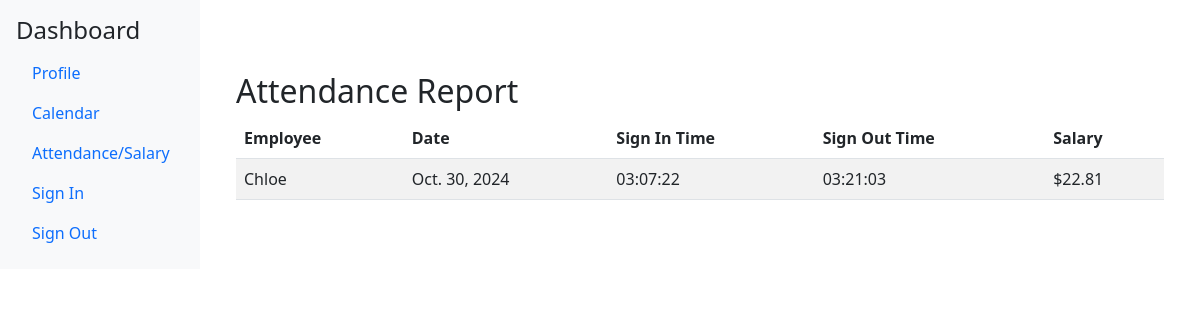
The app's page /salary_record/ (signed in) with its own data.
### employees/models.py (models this page shows, shortened)
class SignInOut(models.Model):
    user = models.ForeignKey(CustomUser, on_delete=models.CASCADE, related_name='attendance')
    sign_in_time = models.DateTimeField()
    sign_out_time = models.DateTimeField(null=True, blank=True)
    date = models.DateField(auto_now_add=True)
    notes = models.TextField(blank=True, null=True)
    def duration(self):
        if self.sign_out_time:
            return (self.sign_out_time - self.sign_in_time).total_seconds() / 3600
        return 0.0
    def calculate_salary(self):
        hours_worked = self.duration() # Convert duration to hours
        salary_rate = self.user.salary_rate
        return round(hours_worked * float(salary_rate), 2)
    class Meta:
        verbose_name = "Sign-In/Out Record"
        verbose_name_plural = "Sign-In/Out Records"
        unique_together = ('user', 'date')

class CustomUser(AbstractBaseUser, PermissionsMixin):
    ROLE_CHOICES = [
        ('admin', 'Admin'),
        ('employee', 'Employee'),
    ]
    email = models.EmailField(unique=True)
    username = models.CharField(max_length=150, unique=True)
    first_name = models.CharField(max_length=30)
    last_name = models.CharField(max_length=30)
    phone_number = models.CharField(max_length=11)
    address = models.CharField(max_length=300)
    birth_date = models.DateField(null=True, blank=True)
    is_active = models.BooleanField(default=True)
    is_staff = models.BooleanField(default=False)
    is_admin = models.BooleanField(default= False)
    role = models.CharField(max_length=10, choices=ROLE_CHOICES, default='employee')
    salary_rate = models.DecimalField(max_digits=6, decimal_places=2, default=20.00, help_text="Hourly rate in currency units")
    objects = CustomUserManager()
    USERNAME_FIELD = 'username'
    REQUIRED_FIELDS = ['email']  # List all required fields here
    groups = models.ManyToManyField(
        Group,
        related_name='customuser_set',  # Custom related name to avoid clashes
        blank=True,
    )
    user_permissions = models.ManyToManyField(
        Permission,
        related_name='customuser_set',  # Custom related name to avoid clashes
        blank=True,
    )

### employees/views.py (the view)
# urls.py: path('salary_record/', attendance_report, name = 'salary_record'),
def attendance_report(request):
    attendance_records = SignInOut.objects.filter(user=request.user).order_by('-date')
    context = {
        'attendance_records': attendance_records
    }
    return render(request, 'employees/attendance_report.html', context)

### templates/employees/attendance_report.html (shortened to what this page needs)
{% extends 'dashboard/base.html' %}
{% block content %}
<head>
    <link href="https://cdn.jsdelivr.net/npm/bootstrap@5.3.0-alpha1/dist/css/bootstrap.min.css" rel="stylesheet">
</head>
<body>
    <div class="container mt-5">
        <h2>Attendance Report</h2>
        <table class="table table-striped">
            <thead>
                <tr>
                    <th>Employee</th>
                    <th>Date</th>
                    <th>Sign In Time</th>
                    <th>Sign Out Time</th>
                    <th>Salary</th>
                </tr>
            </thead>
            <tbody>
                {% for record in attendance_records %}
                <tr>
                    <td>{{ record.user.first_name }}</td>
                    <td>{{ record.date }}</td>
                    <td>{{ record.sign_in_time|date:"H:i:s" }}</td>
                    <td>{{ record.sign_out_time|date:"H:i:s" }}</td>
                    <td>${{ record.calculate_salary }}</td>
                </tr>
                {% empty %}
                <tr>
                    <td colspan="4">No attendance records found.</td>
                </tr>
                {% endfor %}
            </tbody>
        </table>
    </div>
</body>
{% endblock %}

### records on screen
SignInOut: user.first_name "Chloe", date "Oct. 30, 2024", sign_in_time "03:07:22", sign_out_time "03:21:03", calculate_salary "22.81"
